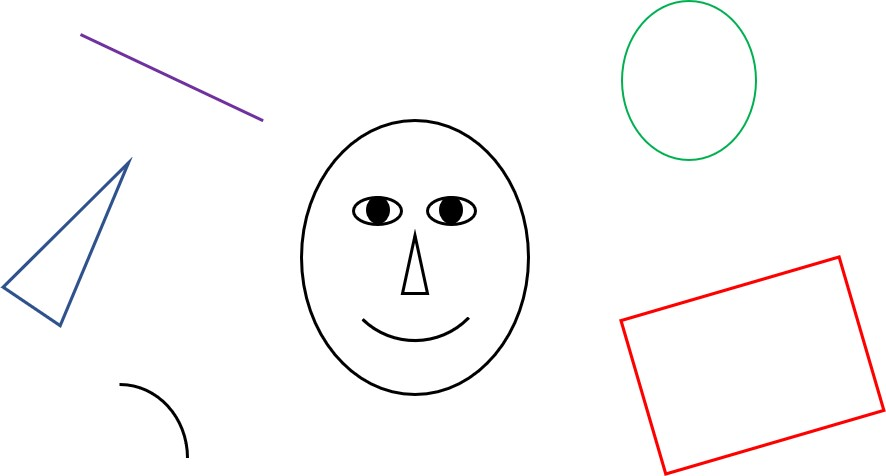
#> input picture hw2/i3.jpg, 886 x 476 px
$ python main.py
#> lines starting #> are read from the running program, lines starting #| are printed output that depends on the picture; after the words box and inside, x2 and y2 are one past the last pixel; in counts of white or black regions, pixels touching at a corner belong together

from cv2 import HOUGH_GRADIENT
import numpy as np
import cv2
import pandas as pd
import matplotlib.pyplot as plt
x=y=z=0
#read image
img = cv2.imread('i3.jpg',cv2.IMREAD_GRAYSCALE)
#> img: shape (476, 886); min 0, max 255, mean 249.7

_, threshold = cv2.threshold(img, 240, 255, cv2.THRESH_BINARY)
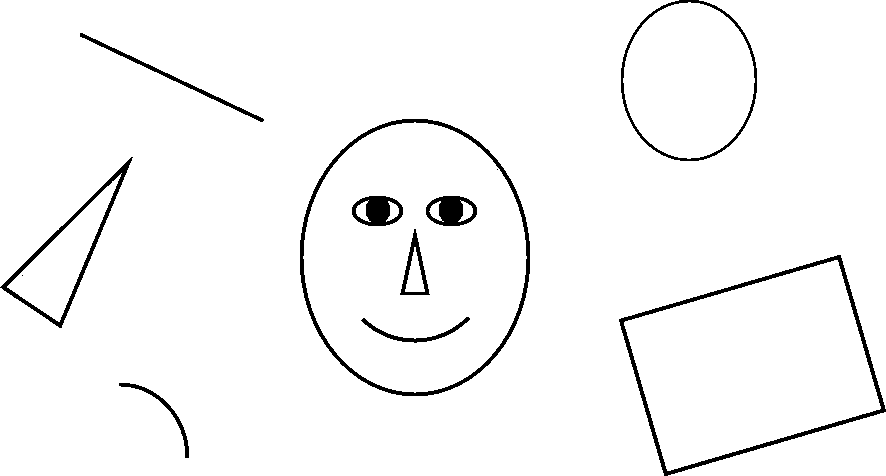
#> threshold: shape (476, 886); 96.9% white; 12 black regions (2 under 20 px)

contours, hierarchy= cv2.findContours(threshold,cv2.RETR_TREE,cv2.CHAIN_APPROX_SIMPLE)
#> contours = 20 contours, 2 with area under 20; largest, box (x1, y1, x2, y2) and area: (0, 0, 886, 476) 350778, (299, 118, 531, 397) 50684, (303, 122, 527, 393) 46907, (624, 260, 881, 471) 34403, (623, 2, 755, 159) 15869
font = cv2.FONT_HERSHEY_DUPLEX
for cnt in contours:
    approx =cv2.approxPolyDP(cnt,0.001*cv2.arcLength(cnt,True),True)
    cv2.drawContours(img,[cnt],0,(0),2)
    print(len(approx))
    x=approx.ravel()[0]
    y=approx.ravel()[-1]


    if len(approx) ==106:
        cv2.putText(img,"curve",(x,y),font,1,(0))
    elif len(approx) ==32:
        cv2.putText(img,"face",(x,y),font,1,(0))
    elif len(approx) ==40:
        cv2.putText(img,"nose",(x,y),font,1,(0))
    elif len(approx) ==31:
        cv2.putText(img,"eye ",(x,y),font,1,(0))
    elif len(approx) ==74:
        cv2.putText(img,"circle",(x,y),font,1,(0))

    elif len(approx) ==94:
        cv2.putText(img,"Triangle",(x,y),font,1,(0))
    elif len(approx) ==39:
        cv2.putText(img,"Rectangle",(x,y),font,1,(0))
    elif len(approx) ==58:
        cv2.putText(img,"line",(x,y),font,1,(0))
    elif len(approx) ==119:
        cv2.putText(img,"mouth",(x,y),font,1,(0))
#> this loop made 20 passes
#> (x, y) on passes 1, 2, 3, 5, 6, 7, 8, 9, 10, 11, 12, 13: (885, 475), (837, 408), (121, 174), (688, 2), (0, 0), (119, 383), (402, 124), (414, 124), (470, 316), (414, 229), (414, 247), (425, 214)
#> (approx, x, y) on passes 4, 19: ([[21, 275], [22, 274], [23, 275], [22, 276]], 21, 276), ([[496, 169], [497, 168], [498, 169], [497, 170]], 496, 170)
#| 74
#| 39
#| 94
#| 4
#| 104
#| 27
#| 106
#| 32
#> (further printed lines are left out)
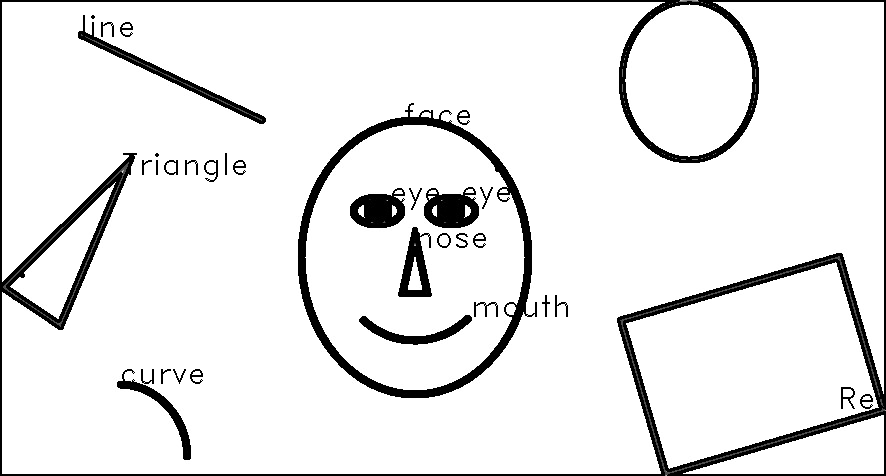
#> img: shape (476, 886); min 0, max 255, mean 234.1


cv2.imshow('shapes', img)
cv2.waitKey(0)
cv2.destroyAllWindows()

$ run again, with hw2/i1.jpg copied over hw2/i3.jpg
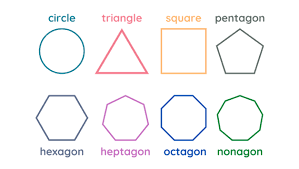
#> input picture hw2/i1.jpg, 299 x 169 px
#> `_, threshold = cv2.threshold(img, 240, 255, cv2.THRESH_BINARY)`:
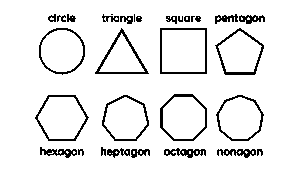
#> threshold: shape (169, 299); 91.7% white; black in thin lines or dots, all inside (x1, y1, x2, y2) = (35, 14, 265, 158)
#> contours = 76 contours, 34 with area under 20; largest, box (x1, y1, x2, y2) and area: (0, 0, 299, 169) 50064, (159, 27, 208, 75) 2254, (34, 94, 90, 142) 1934, (159, 93, 208, 142) 1883, (38, 27, 86, 76) 1766
#> the loop `for cnt in contours:` made 76 passes
#> (x, y) on passes 2, 3, 5, 6, 8, 12, 15, 17: (256, 155), (216, 154), (245, 151), (240, 152), (179, 153), (130, 154), (126, 151), (106, 155)
#> (printed output is left out)
#> after the loop `for cnt in contours:`:
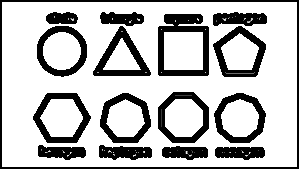
#> img: shape (169, 299); min 0, max 255, mean 187.6

$ run again, with hw2/i2.png saved as hw2/i3.jpg
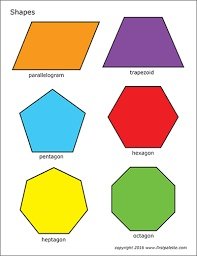
#> input picture hw2/i2.png, 197 x 256 px
#> `_, threshold = cv2.threshold(img, 240, 255, cv2.THRESH_BINARY)`:
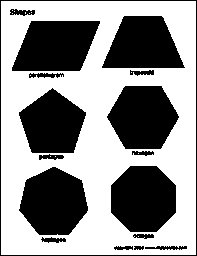
#> threshold: shape (256, 197); 56.6% white; 17 black regions
#> contours = 29 contours, 12 with area under 20; largest, box (x1, y1, x2, y2) and area: (1, 1, 196, 255) 49082, (110, 165, 177, 233) 3622, (11, 20, 101, 72) 3588, (18, 166, 89, 236) 3578, (106, 85, 180, 150) 3508
#> the loop `for cnt in contours:` made 29 passes
#> (x, y) on passes 2 to 9: (144, 248), (133, 247), (113, 248), (40, 240), (132, 236), (138, 236), (52, 167), (130, 185)
#> (printed output is left out)
#> after the loop `for cnt in contours:`:
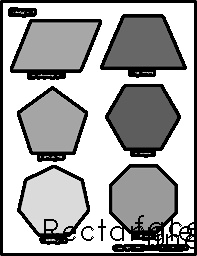
#> img: shape (256, 197); min 0, max 255, mean 166.1
